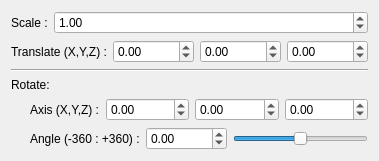
      <widget class="QWidget" name="transformTab">
       <attribute name="title">
        <string>Transformation</string>
       </attribute>
       <layout class="QGridLayout" name="gridLayout_4">
        <item row="0" column="0">
         <layout class="QHBoxLayout" name="horizontalLayout_9">
          <item>
           <widget class="QLabel" name="label_8">
            <property name="sizePolicy">
             <sizepolicy hsizetype="Fixed" vsizetype="Preferred">
              <horstretch>0</horstretch>
              <verstretch>0</verstretch>
             </sizepolicy>
            </property>
            <property name="text">
             <string>Scale :</string>
            </property>
           </widget>
          </item>
          <item>
           <widget class="QDoubleSpinBox" name="scaleSpin">
            <property name="minimum">
             <double>-99999.000000000000000</double>
            </property>
            <property name="maximum">
             <double>99999.000000000000000</double>
            </property>
            <property name="singleStep">
             <double>0.100000000000000</double>
            </property>
            <property name="value">
             <double>1.000000000000000</double>
            </property>
           </widget>
          </item>
         </layout>
        </item>
        <item row="1" column="0">
         <layout class="QHBoxLayout" name="horizontalLayout_10">
          <item>
           <widget class="QLabel" name="label_9">
            <property name="sizePolicy">
             <sizepolicy hsizetype="Fixed" vsizetype="Preferred">
              <horstretch>0</horstretch>
              <verstretch>0</verstretch>
             </sizepolicy>
            </property>
            <property name="text">
             <string>Translate (X,Y,Z) :</string>
            </property>
           </widget>
          </item>
          <item>
           <widget class="QDoubleSpinBox" name="translateXSpin">
            <property name="minimum">
             <double>-99999.000000000000000</double>
            </property>
            <property name="maximum">
             <double>99999.000000000000000</double>
            </property>
            <property name="singleStep">
             <double>0.100000000000000</double>
            </property>
           </widget>
          </item>
          <item>
           <widget class="QDoubleSpinBox" name="translateYSpin">
            <property name="minimum">
             <double>-99999.000000000000000</double>
            </property>
            <property name="maximum">
             <double>99999.000000000000000</double>
            </property>
            <property name="singleStep">
             <double>0.100000000000000</double>
            </property>
           </widget>
          </item>
          <item>
           <widget class="QDoubleSpinBox" name="translateZSpin">
            <property name="minimum">
             <double>-99999.000000000000000</double>
            </property>
            <property name="maximum">
             <double>99999.000000000000000</double>
            </property>
            <property name="singleStep">
             <double>0.100000000000000</double>
            </property>
           </widget>
          </item>
         </layout>
        </item>
        <item row="4" column="0">
         <layout class="QHBoxLayout" name="horizontalLayout_11">
          <item>
           <spacer name="horizontalSpacer">
            <property name="orientation">
             <enum>Qt::Horizontal</enum>
            </property>
            <property name="sizeType">
             <enum>QSizePolicy::Maximum</enum>
            </property>
            <property name="sizeHint" stdset="0">
             <size>
              <width>19</width>
              <height>20</height>
             </size>
            </property>
           </spacer>
          </item>
          <item>
           <widget class="QLabel" name="label_10">
            <property name="sizePolicy">
             <sizepolicy hsizetype="Fixed" vsizetype="Preferred">
              <horstretch>0</horstretch>
              <verstretch>0</verstretch>
             </sizepolicy>
            </property>
            <property name="text">
             <string>Axis (X,Y,Z) :</string>
            </property>
           </widget>
          </item>
          <item>
           <widget class="QDoubleSpinBox" name="rotateXSpin">
            <property name="minimum">
             <double>-99999.000000000000000</double>
            </property>
            <property name="maximum">
             <double>99999.000000000000000</double>
            </property>
            <property name="singleStep">
             <double>0.100000000000000</double>
            </property>
           </widget>
          </item>
          <item>
           <widget class="QDoubleSpinBox" name="rotateYSpin">
            <property name="minimum">
             <double>-99999.000000000000000</double>
            </property>
            <property name="maximum">
             <double>99999.000000000000000</double>
            </property>
            <property name="singleStep">
             <double>0.100000000000000</double>
            </property>
           </widget>
          </item>
          <item>
           <widget class="QDoubleSpinBox" name="rotateZSpin">
            <property name="minimum">
             <double>-99999.000000000000000</double>
            </property>
            <property name="maximum">
             <double>99999.000000000000000</double>
            </property>
            <property name="singleStep">
             <double>0.100000000000000</double>
            </property>
           </widget>
          </item>
         </layout>
        </item>
        <item row="5" column="0">
         <layout class="QHBoxLayout" name="horizontalLayout_3">
          <item>
           <spacer name="horizontalSpacer_2">
            <property name="orientation">
             <enum>Qt::Horizontal</enum>
            </property>
            <property name="sizeType">
             <enum>QSizePolicy::Maximum</enum>
            </property>
            <property name="sizeHint" stdset="0">
             <size>
              <width>19</width>
              <height>20</height>
             </size>
            </property>
           </spacer>
          </item>
          <item>
           <widget class="QLabel" name="label_14">
            <property name="text">
             <string>Angle (-360 : +360) :</string>
            </property>
           </widget>
          </item>
          <item>
           <widget class="QDoubleSpinBox" name="rotateAngleSpin">
            <property name="minimum">
             <double>-99999.000000000000000</double>
            </property>
            <property name="maximum">
             <double>99999.000000000000000</double>
            </property>
            <property name="singleStep">
             <double>0.100000000000000</double>
            </property>
           </widget>
          </item>
          <item>
           <widget class="QSlider" name="rotateAngleSlider">
            <property name="minimum">
             <number>-3600</number>
            </property>
            <property name="maximum">
             <number>3600</number>
            </property>
            <property name="orientation">
             <enum>Qt::Horizontal</enum>
            </property>
           </widget>
          </item>
         </layout>
        </item>
        <item row="2" column="0">
         <widget class="Line" name="line">
          <property name="orientation">
           <enum>Qt::Horizontal</enum>
          </property>
         </widget>
        </item>
        <item row="3" column="0">
         <widget class="QLabel" name="label_15">
          <property name="text">
           <string>Rotate:</string>
          </property>
         </widget>
        </item>
       </layout>
      </widget>
